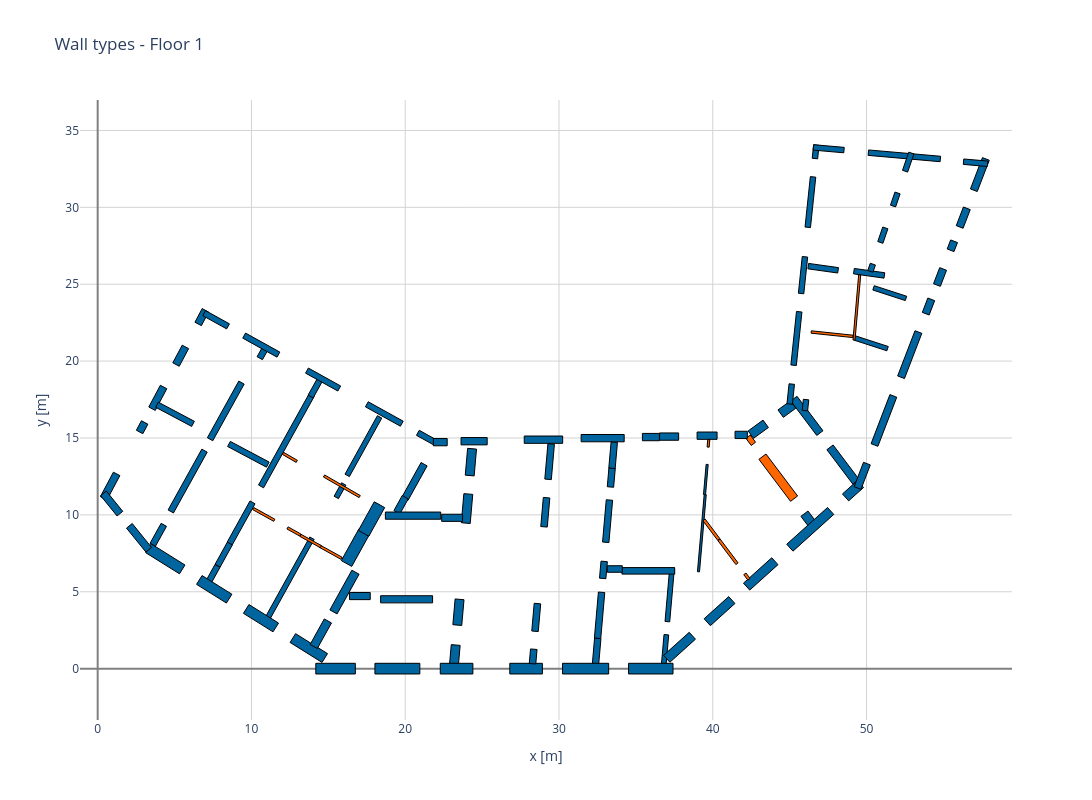

Notebook code for this chart:
### Code cell
floor_num = 0
wall_type = wall_types[floor_num]
S.plot_wall_type_layout(floor_num, wall_type)
